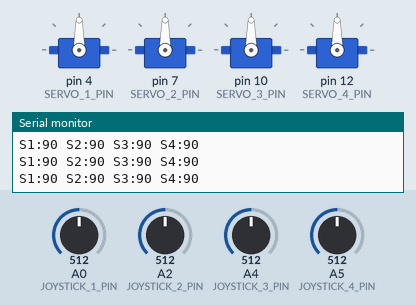
The sketch below on a simulated Arduino Uno, built with avr-gcc and run on an emulated ATmega328P. On the bench: 4 × servo, the last lines printed to the serial monitor. Inputs (shaded band) come from the test bench; at power-on: A0 (JOYSTICK_1_PIN) = 512, A2 (JOYSTICK_2_PIN) = 512, A4 (JOYSTICK_3_PIN) = 512, A5 (JOYSTICK_4_PIN) = 512.

Above: at 1.7 s.
1.8 s: A0 (JOYSTICK_1_PIN) set to 61
At 3.0 s:
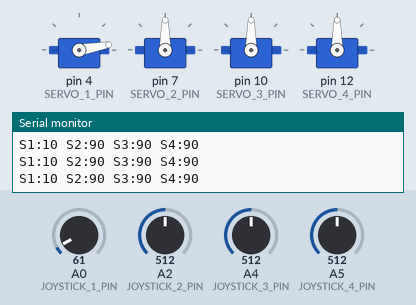
3.3 s: A0 (JOYSTICK_1_PIN) set to 52
At 4.6 s:
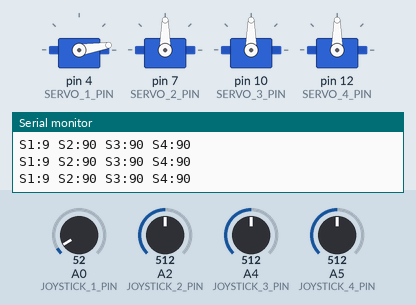
6.3 s: A2 (JOYSTICK_2_PIN) set to 553
At 6.7 s:
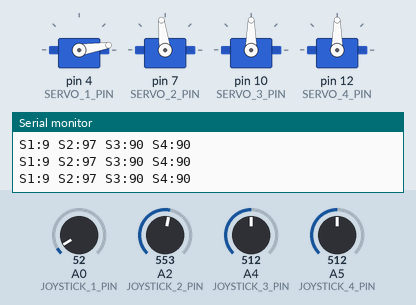
7.8 s: A2 (JOYSTICK_2_PIN) set to 581
At 9.0 s:
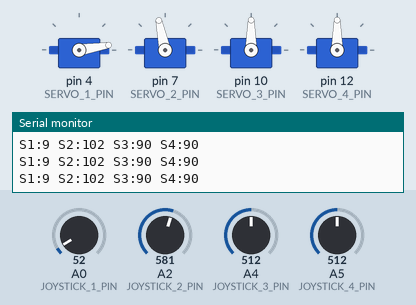
9.3 s: A4 (JOYSTICK_3_PIN) set to 552
At 10.5 s:
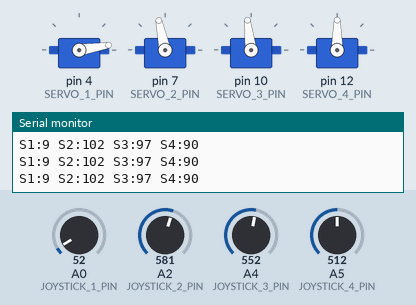
10.8 s: A4 (JOYSTICK_3_PIN) set to 582
At 11.9 s:
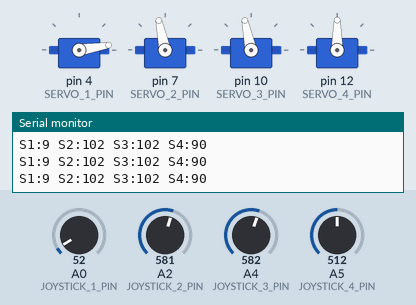
Timing chart, 0 to 13.3 s (numbered marks = the images above; inputs shaded):
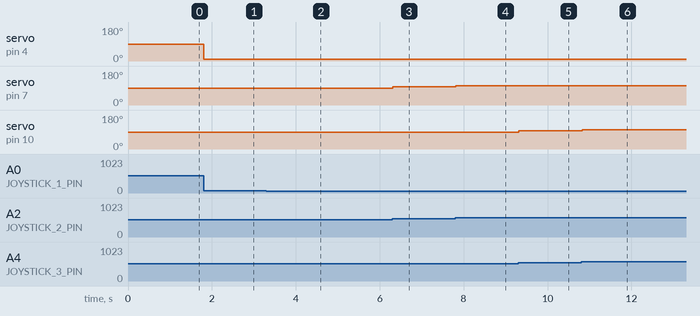

The sketch:

02_joystick_simple.ino
```cpp
/*
 * 4-Axis Robotic Arm — Simple Joystick Control
 * Servos: 4, 7, 10, 12 | Joysticks: A0, A2, A4, A5
 */

#include <Servo.h>

const int SERVO_1_PIN = 4;
const int SERVO_2_PIN = 7;
const int SERVO_3_PIN = 10;
const int SERVO_4_PIN = 12;

const int JOYSTICK_1_PIN = A0;
const int JOYSTICK_2_PIN = A2;
const int JOYSTICK_3_PIN = A4;
const int JOYSTICK_4_PIN = A5;

Servo servo1, servo2, servo3, servo4;

const int SERVO_MIN = 0;
const int SERVO_MAX = 180;

void setup() {
  Serial.begin(9600);
  servo1.attach(SERVO_1_PIN);
  servo2.attach(SERVO_2_PIN);
  servo3.attach(SERVO_3_PIN);
  servo4.attach(SERVO_4_PIN);
  servo1.write(90); servo2.write(90); servo3.write(90); servo4.write(90);
  delay(500);
}

void loop() {
  int joy1 = analogRead(JOYSTICK_1_PIN);
  int joy2 = analogRead(JOYSTICK_2_PIN);
  int joy3 = analogRead(JOYSTICK_3_PIN);
  int joy4 = analogRead(JOYSTICK_4_PIN);

  int angle1 = constrain(map(joy1, 0, 1023, SERVO_MIN, SERVO_MAX), SERVO_MIN, SERVO_MAX);
  int angle2 = constrain(map(joy2, 0, 1023, SERVO_MIN, SERVO_MAX), SERVO_MIN, SERVO_MAX);
  int angle3 = constrain(map(joy3, 0, 1023, SERVO_MIN, SERVO_MAX), SERVO_MIN, SERVO_MAX);
  int angle4 = constrain(map(joy4, 0, 1023, SERVO_MIN, SERVO_MAX), SERVO_MIN, SERVO_MAX);

  servo1.write(angle1);
  servo2.write(angle2);
  servo3.write(angle3);
  servo4.write(angle4);

  Serial.print("S1:"); Serial.print(angle1);
  Serial.print(" S2:"); Serial.print(angle2);
  Serial.print(" S3:"); Serial.print(angle3);
  Serial.print(" S4:"); Serial.println(angle4);

  delay(20);
}
```

Measured:
- after the input at 1.8 s, servo on pin 4 (SERVO_1_PIN): 90° → 10° at once
- after the input at 3.3 s, servo on pin 4 (SERVO_1_PIN): 10° → 9° at once
- after the input at 6.3 s, servo on pin 7 (SERVO_2_PIN): 90° → 97° at once
- after the input at 7.8 s, servo on pin 7 (SERVO_2_PIN): 97° → 102° at once
- after the input at 9.3 s, servo on pin 10 (SERVO_3_PIN): 90° → 97° at once
- after the input at 10.8 s, servo on pin 10 (SERVO_3_PIN): 97° → 102° at once
